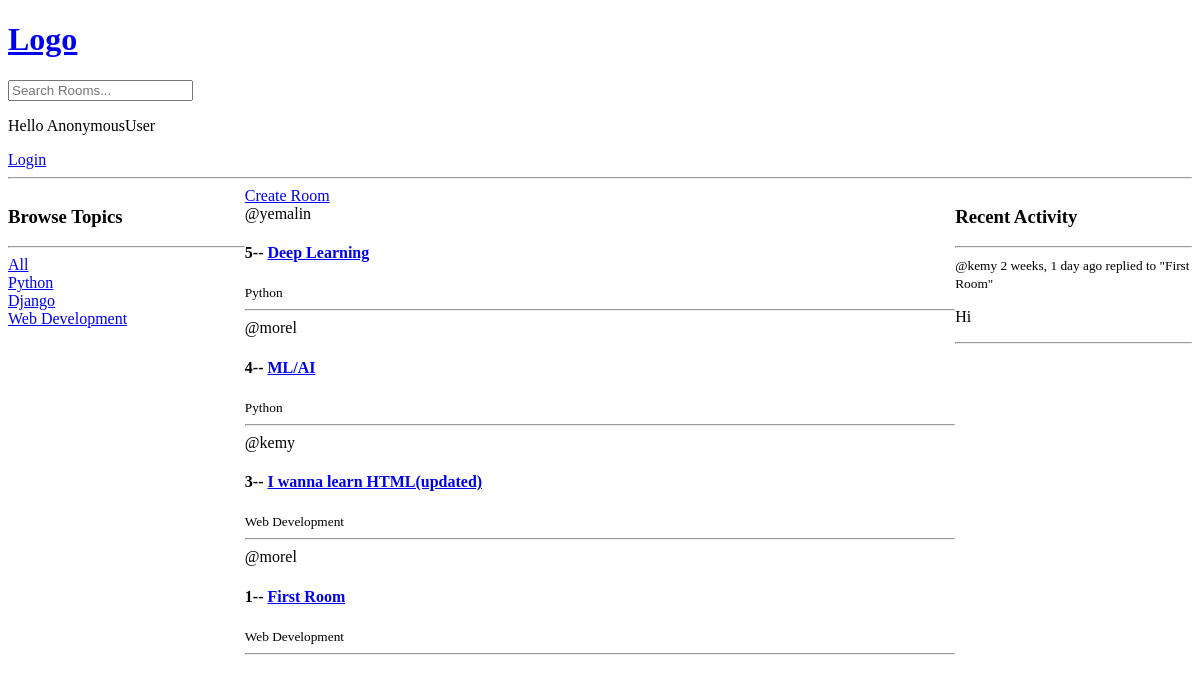
The app's page /, older data.
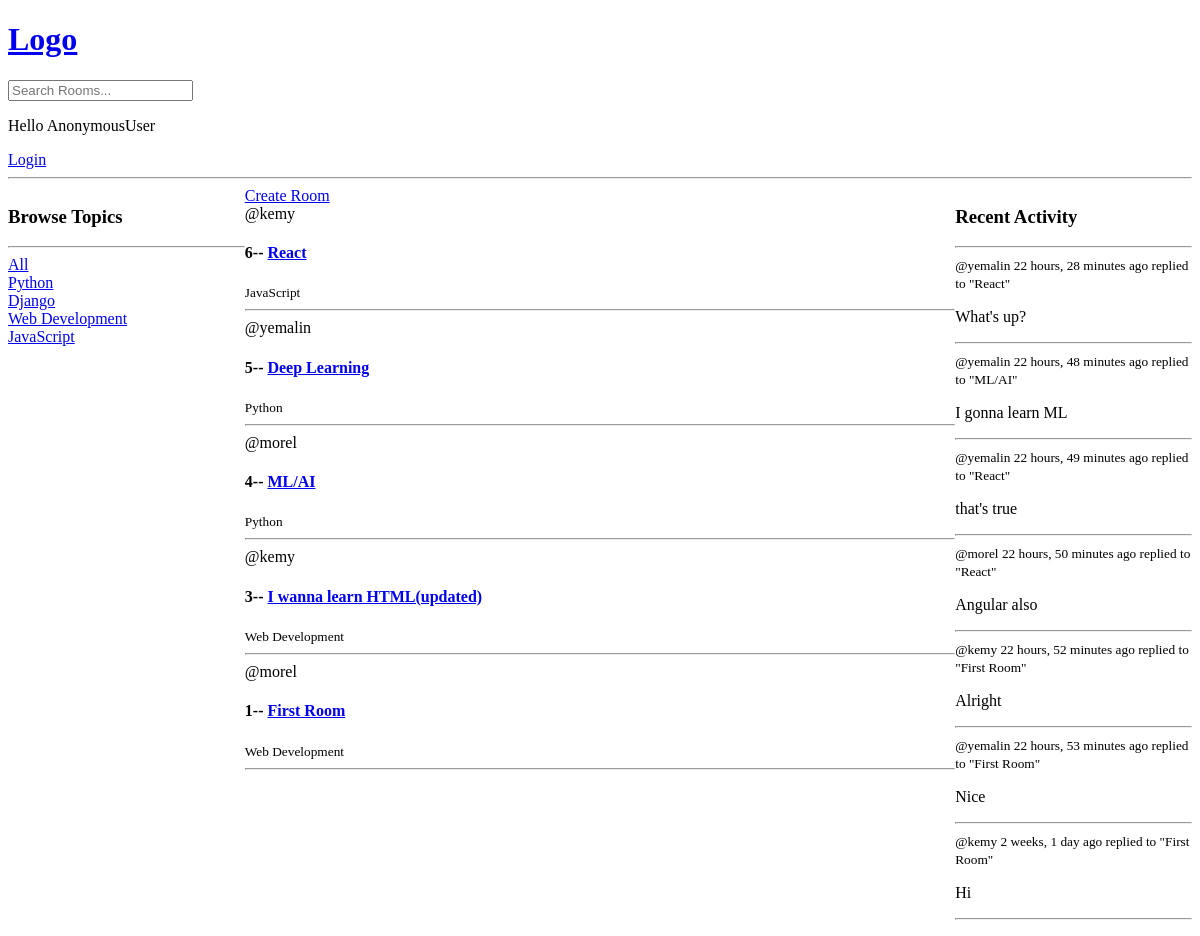
The same page, newer data.
### base/models.py (models this page shows, shortened)
class Topic(models.Model):
    name = models.CharField(max_length=200)

class Room(models.Model):
    host = models.ForeignKey(User, on_delete=models.SET_NULL, null=True)
    topic = models.ForeignKey(Topic, on_delete=models.SET_NULL, null=True)
    name = models.CharField(max_length=200)
    description = models.TextField(null=True, blank=True)
    participants = models.ManyToManyField(User, related_name='participants', blank=True)
    updated = models.DateTimeField(auto_now=True)
    created = models.DateTimeField(auto_now_add=True)
    class Meta:
        ordering = ['-updated', '-created']
    def __str__(self):
        return self.name

class Message(models.Model):
    user = models.ForeignKey(User, on_delete=models.CASCADE)
    room = models.ForeignKey(Room, on_delete=models.CASCADE)
    body = models.TextField()
    updated = models.DateTimeField(auto_now=True)
    created = models.DateTimeField(auto_now_add=True)
    class Meta:
        ordering = ['-updated', '-created']

### base/views.py (the view)
# urls.py: path('', views.home, name='home'),
def home(request):
    q = request.GET.get('q') if request.GET.get('q') != None else ''
    rooms = Room.objects.filter(
        Q(topic__name__icontains=q) |
        Q(name__icontains=q) |
        Q(description__icontains=q)
    )
    topics = Topic.objects.all()
    room_count = rooms.count()
    room_messages = Message.objects.all()
    context = {
        'rooms': rooms,
        'topics': topics,
        'room_count': room_count,
        'room_messages': room_messages
    }
    return render(request, 'base/home.html', context)

### base/templates/base/home.html (shortened to what this page needs)
{% extends 'main.html' %}
{% block content %}
    <div class="home-container" >
        <div>
            <h3>Browse Topics</h3>
            <hr>
            <div>
                <a href="{% url 'home' %}">All</a>
            </div>
            {% for topic in topics %}
            <div>
                <a href="{% url 'home' %}?q={{ topic.name }}">{{ topic.name }}</a>
            </div>
            {% endfor %}
        </div>
        <div>
            <a href="{% url 'create-room' %}">Create Room</a>
            {% for room in rooms %}
            <div>
                <span>@{{room.host.username}}</span>
                <h4>{{room.id}}-- <a href="{% url 'room' room.id %}">{{room.name}}</a> </h4>
                <small>{{room.topic.name}}</small>
                <hr>
            </div>
            {% endfor %}
        </div>
        <div>
            <h3>Recent Activity</h3>
            <hr>
            {% for message in room_messages %}
                <div>
                    <small>@{{message.user}} {{message.created | timesince}} ago </small>
                    <small>replied to "{{message.room}}"</small>
                    <p>{{message.body}}</p>
                    <hr>
                </div>
            {% endfor %}
        </div>
    </div>
{% endblock %}

### templates/main.html (shortened to what this page needs)
<!DOCTYPE html>
<html lang="en">
<head>
</head>
<body>
    {% include 'navbar.html' %}
    {% block content %}
    {% endblock %}
</body>
</html>

### templates/navbar.html
<h1>
    <a href="/">
        Logo
    </a>
</h1>
<form action="{% url 'home' %}" method="get">
    <input type="text" name="q" placeholder="Search Rooms...">
</form>
<p>Hello {{request.user}}</p>
{% if request.user.is_authenticated %}
<a href="{% url 'logout' %}">Logout</a>
{% else %}
<a href="{% url 'login' %}">Login</a>
{% endif %}
<hr>

### base/templates/base/home.html (style rules this page uses)
.home-container { display: grid; grid-template-columns: 1fr 3fr 1fr; }

Row changes from the older to the newer data that the page shows:
added Topic: name "JavaScript"
added Room: host.username "kemy", id "6", name "React", topic.name "JavaScript"
added Message: user "yemalin", created "22 hours, 28 minutes", room "React", body "What's up?"
added Message: user "yemalin", created "22 hours, 48 minutes", room "ML/AI", body "I gonna learn ML"
added Message: user "yemalin", created "22 hours, 49 minutes", room "React", body "that's true"
added Message: user "morel", created "22 hours, 50 minutes", room "React", body "Angular also"
added Message: user "kemy", created "22 hours, 52 minutes", room "First Room", body "Alright"
added Message: user "yemalin", created "22 hours, 53 minutes", room "First Room", body "Nice"
